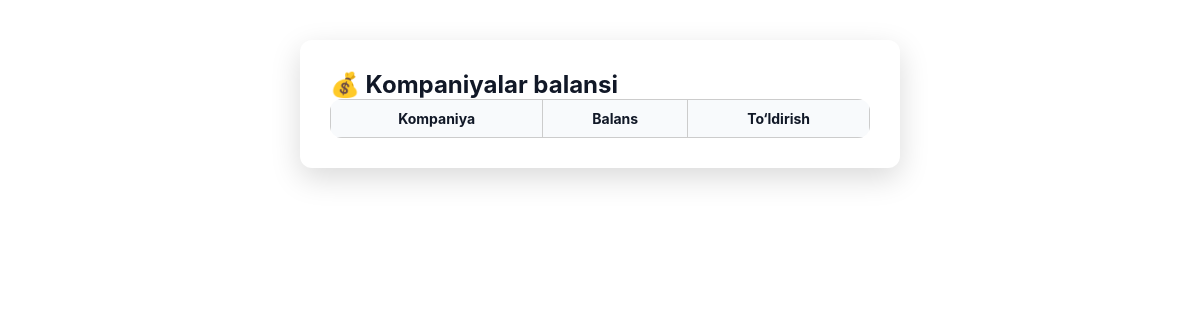
The page /admin/balances (signed in) on the database as committed earlier.
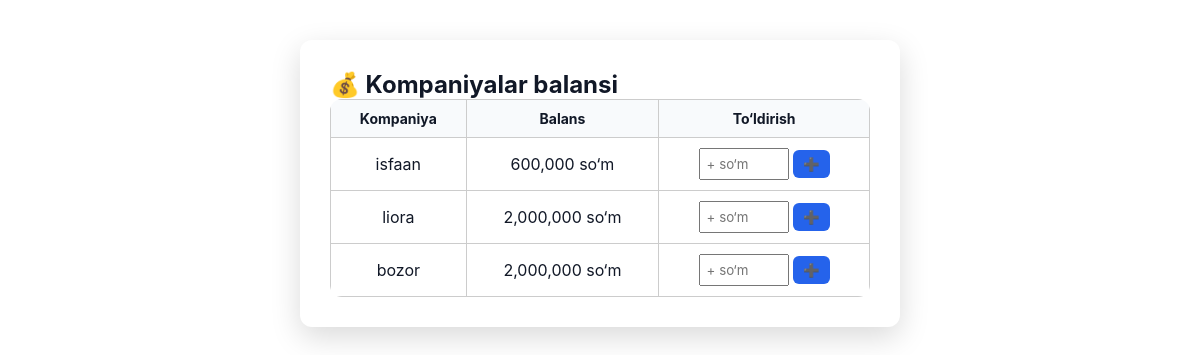
The same page on the database as committed later.
### tables this page shows
CREATE TABLE companies (
        id INTEGER PRIMARY KEY AUTOINCREMENT,
        name TEXT,
        balance INTEGER DEFAULT 0,
        created_at TEXT
    );

### app.py (the view, shortened to what this page needs)
@app.route("/admin/balances", methods=["GET", "POST"])
def admin_balances():
    if session.get("role") != "admin":
        return "Ruxsat yo‘q ❌"
    conn = sqlite3.connect("users.db")
    c = conn.cursor()
    c.execute("SELECT id, name, balance FROM companies")
    companies = c.fetchall()
    conn.close()
    return render_template("admin_balances.html", companies=companies)

### app.py (called while the page is built)
@app.context_processor
def inject_notifications():
    return {
        "notifications": [],
        "last_expense": session.get("last_expense")
    }

### templates/admin_balances.html (shortened to what this page needs)
<!DOCTYPE html>
<html lang="uz">
<head>
    <link rel="stylesheet" href="{{ url_for('static', filename='style.css') }}">
</head>
<body>
<div class="card">
    <h2>💰 Kompaniyalar balansi</h2>
    <table>
        <tr>
            <th>Kompaniya</th>
            <th>Balans</th>
            <th>To‘ldirish</th>
        </tr>
        {% for c in companies %}
        <tr>
            <td>{{ c[1] }}</td>
            <td>{{ "{:,}".format(c[2]) }} so‘m</td>
            <td>
                <form method="POST">
                    <input type="number" name="amount" placeholder="+ so‘m" required>
                    <button type="submit">➕</button>
                </form>
            </td>
        </tr>
        {% endfor %}
    </table>
</div>
</body>
</html>

Rows that differ between the two databases and show on the page:
added companies: name "isfaan", balance "600,000"
added companies: name "liora", balance "2,000,000"
added companies: name "bozor", balance "2,000,000"
